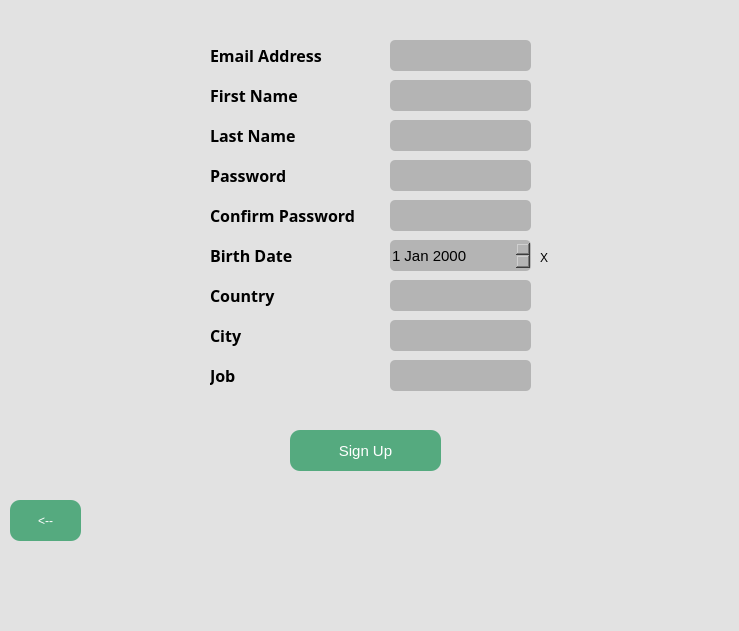
<?xml version="1.0" encoding="UTF-8"?>
<ui version="4.0">
 <class>MainWindow</class>
 <widget class="QMainWindow" name="MainWindow">
  <property name="geometry">
   <rect>
    <x>0</x>
    <y>0</y>
    <width>739</width>
    <height>631</height>
   </rect>
  </property>
  <property name="mouseTracking">
   <bool>true</bool>
  </property>
  <property name="windowTitle">
   <string>MainWindow</string>
  </property>
  <property name="toolTip">
   <string/>
  </property>
  <property name="toolTipDuration">
   <number>-1</number>
  </property>
  <property name="styleSheet">
   <string notr="true">background-color: rgb(226, 226, 226);</string>
  </property>
  <widget class="QWidget" name="centralwidget">
   <widget class="QPushButton" name="signupbutton">
    <property name="geometry">
     <rect>
      <x>290</x>
      <y>430</y>
      <width>151</width>
      <height>41</height>
     </rect>
    </property>
    <property name="font">
     <font>
      <pointsize>11</pointsize>
     </font>
    </property>
    <property name="styleSheet">
     <string notr="true">border-radius: 10px;
color: rgb(255, 255, 255);
background-color: rgb(85, 170, 127);</string>
    </property>
    <property name="text">
     <string>Sign Up</string>
    </property>
   </widget>
   <widget class="QLabel" name="lastnamelabel">
    <property name="geometry">
     <rect>
      <x>210</x>
      <y>120</y>
      <width>111</width>
      <height>31</height>
     </rect>
    </property>
    <property name="font">
     <font>
      <family>Yu Gothic UI Semibold</family>
      <pointsize>12</pointsize>
      <weight>75</weight>
      <bold>true</bold>
     </font>
    </property>
    <property name="text">
     <string>Last Name</string>
    </property>
   </widget>
   <widget class="QLabel" name="firstnamelabel">
    <property name="geometry">
     <rect>
      <x>210</x>
      <y>80</y>
      <width>101</width>
      <height>31</height>
     </rect>
    </property>
    <property name="font">
     <font>
      <family>Yu Gothic UI Semibold</family>
      <pointsize>12</pointsize>
      <weight>75</weight>
      <bold>true</bold>
     </font>
    </property>
    <property name="text">
     <string>First Name</string>
    </property>
    <property name="wordWrap">
     <bool>false</bool>
    </property>
   </widget>
   <widget class="QLabel" name="emaillabel">
    <property name="geometry">
     <rect>
      <x>210</x>
      <y>40</y>
      <width>131</width>
      <height>31</height>
     </rect>
    </property>
    <property name="font">
     <font>
      <family>Yu Gothic UI Semibold</family>
      <pointsize>12</pointsize>
      <weight>75</weight>
      <bold>true</bold>
     </font>
    </property>
    <property name="text">
     <string>Email Address</string>
    </property>
    <property name="wordWrap">
     <bool>false</bool>
    </property>
   </widget>
   <widget class="QLabel" name="passlabel">
    <property name="geometry">
     <rect>
      <x>210</x>
      <y>160</y>
      <width>111</width>
      <height>31</height>
     </rect>
    </property>
    <property name="font">
     <font>
      <family>Yu Gothic UI Semibold</family>
      <pointsize>12</pointsize>
      <weight>75</weight>
      <bold>true</bold>
     </font>
    </property>
    <property name="text">
     <string>Password</string>
    </property>
   </widget>
   <widget class="QLabel" name="confirmlabel">
    <property name="geometry">
     <rect>
      <x>210</x>
      <y>200</y>
      <width>171</width>
      <height>31</height>
     </rect>
    </property>
    <property name="font">
     <font>
      <family>Yu Gothic UI Semibold</family>
      <pointsize>12</pointsize>
      <weight>75</weight>
      <bold>true</bold>
     </font>
    </property>
    <property name="text">
     <string>Confirm Password</string>
    </property>
    <property name="wordWrap">
     <bool>false</bool>
    </property>
   </widget>
   <widget class="QLineEdit" name="fnamein">
    <property name="geometry">
     <rect>
      <x>390</x>
      <y>40</y>
      <width>141</width>
      <height>31</height>
     </rect>
    </property>
    <property name="styleSheet">
     <string notr="true">border-radius: 5px;
background-color: rgb(180, 180, 180);</string>
    </property>
   </widget>
   <widget class="QLineEdit" name="lnamein">
    <property name="geometry">
     <rect>
      <x>390</x>
      <y>80</y>
      <width>141</width>
      <height>31</height>
     </rect>
    </property>
    <property name="styleSheet">
     <string notr="true">border-radius: 5px;
background-color: rgb(180, 180, 180);</string>
    </property>
   </widget>
   <widget class="QLineEdit" name="emailin">
    <property name="geometry">
     <rect>
      <x>390</x>
      <y>120</y>
      <width>141</width>
      <height>31</height>
     </rect>
    </property>
    <property name="styleSheet">
     <string notr="true">border-radius: 5px;
background-color: rgb(180, 180, 180);</string>
    </property>
   </widget>
   <widget class="QLineEdit" name="passin">
    <property name="geometry">
     <rect>
      <x>390</x>
      <y>160</y>
      <width>141</width>
      <height>31</height>
     </rect>
    </property>
    <property name="styleSheet">
     <string notr="true">border-radius: 5px;
background-color: rgb(180, 180, 180);</string>
    </property>
   </widget>
   <widget class="QLineEdit" name="cpassin">
    <property name="geometry">
     <rect>
      <x>390</x>
      <y>200</y>
      <width>141</width>
      <height>31</height>
     </rect>
    </property>
    <property name="styleSheet">
     <string notr="true">border-radius: 5px;
background-color: rgb(180, 180, 180);</string>
    </property>
   </widget>
   <widget class="QLabel" name="countrylabel">
    <property name="geometry">
     <rect>
      <x>210</x>
      <y>280</y>
      <width>81</width>
      <height>31</height>
     </rect>
    </property>
    <property name="font">
     <font>
      <family>Yu Gothic UI Semibold</family>
      <pointsize>12</pointsize>
      <weight>75</weight>
      <bold>true</bold>
     </font>
    </property>
    <property name="text">
     <string>Country</string>
    </property>
   </widget>
   <widget class="QLineEdit" name="countryin">
    <property name="geometry">
     <rect>
      <x>390</x>
      <y>280</y>
      <width>141</width>
      <height>31</height>
     </rect>
    </property>
    <property name="styleSheet">
     <string notr="true">border-radius: 5px;
background-color: rgb(180, 180, 180);</string>
    </property>
   </widget>
   <widget class="QLabel" name="bdatelabel">
    <property name="geometry">
     <rect>
      <x>210</x>
      <y>240</y>
      <width>101</width>
      <height>31</height>
     </rect>
    </property>
    <property name="font">
     <font>
      <family>Yu Gothic UI Semibold</family>
      <pointsize>12</pointsize>
      <weight>75</weight>
      <bold>true</bold>
     </font>
    </property>
    <property name="text">
     <string>Birth Date</string>
    </property>
    <property name="wordWrap">
     <bool>false</bool>
    </property>
   </widget>
   <widget class="QLineEdit" name="cityin">
    <property name="geometry">
     <rect>
      <x>390</x>
      <y>320</y>
      <width>141</width>
      <height>31</height>
     </rect>
    </property>
    <property name="styleSheet">
     <string notr="true">border-radius: 5px;
background-color: rgb(180, 180, 180);</string>
    </property>
   </widget>
   <widget class="QLabel" name="joblabel">
    <property name="geometry">
     <rect>
      <x>210</x>
      <y>360</y>
      <width>41</width>
      <height>31</height>
     </rect>
    </property>
    <property name="font">
     <font>
      <family>Yu Gothic UI Semibold</family>
      <pointsize>12</pointsize>
      <weight>75</weight>
      <bold>true</bold>
     </font>
    </property>
    <property name="text">
     <string>Job</string>
    </property>
   </widget>
   <widget class="QLineEdit" name="jobin">
    <property name="geometry">
     <rect>
      <x>390</x>
      <y>360</y>
      <width>141</width>
      <height>31</height>
     </rect>
    </property>
    <property name="styleSheet">
     <string notr="true">border-radius: 5px;
background-color: rgb(180, 180, 180);</string>
    </property>
   </widget>
   <widget class="QLabel" name="citylabel">
    <property name="geometry">
     <rect>
      <x>210</x>
      <y>320</y>
      <width>41</width>
      <height>31</height>
     </rect>
    </property>
    <property name="font">
     <font>
      <family>Yu Gothic UI Semibold</family>
      <pointsize>12</pointsize>
      <weight>75</weight>
      <bold>true</bold>
     </font>
    </property>
    <property name="text">
     <string>City</string>
    </property>
    <property name="wordWrap">
     <bool>false</bool>
    </property>
   </widget>
   <widget class="QDateEdit" name="bdatein">
    <property name="geometry">
     <rect>
      <x>390</x>
      <y>240</y>
      <width>141</width>
      <height>31</height>
     </rect>
    </property>
    <property name="font">
     <font>
      <family>Yu Gothic UI</family>
      <pointsize>11</pointsize>
     </font>
    </property>
    <property name="styleSheet">
     <string notr="true">border-radius: 5px;
background-color: rgb(180, 180, 180);</string>
    </property>
   </widget>
   <widget class="QLabel" name="passinfo">
    <property name="geometry">
     <rect>
      <x>540</x>
      <y>250</y>
      <width>21</width>
      <height>16</height>
     </rect>
    </property>
    <property name="text">
     <string>X</string>
    </property>
   </widget>
   <widget class="QPushButton" name="backbutton">
    <property name="geometry">
     <rect>
      <x>10</x>
      <y>500</y>
      <width>71</width>
      <height>41</height>
     </rect>
    </property>
    <property name="styleSheet">
     <string notr="true">border-radius: 10px;
color: rgb(255, 255, 255);
background-color: rgb(85, 170, 127);</string>
    </property>
    <property name="text">
     <string>&lt;--</string>
    </property>
   </widget>
  </widget>
  <widget class="QMenuBar" name="menubar">
   <property name="geometry">
    <rect>
     <x>0</x>
     <y>0</y>
     <width>739</width>
     <height>26</height>
    </rect>
   </property>
  </widget>
  <widget class="QStatusBar" name="statusbar"/>
 </widget>
 <resources/>
 <connections/>
</ui>
